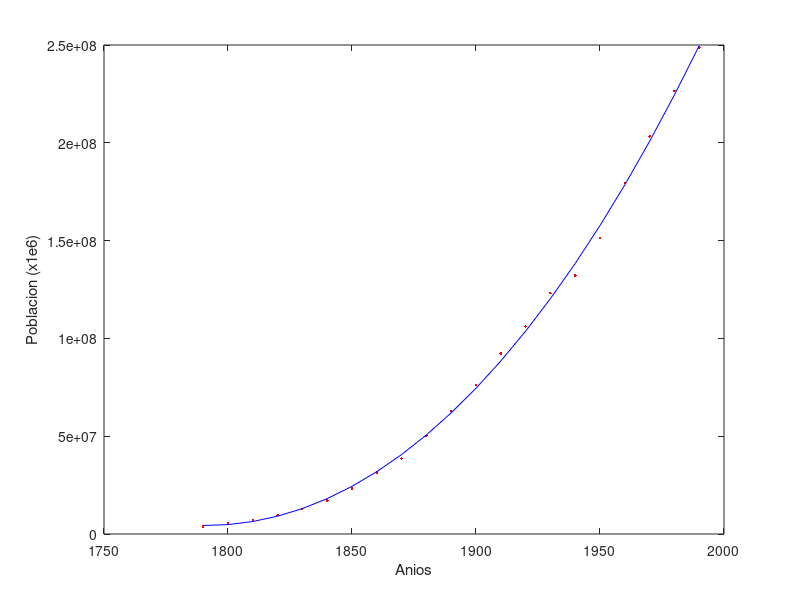
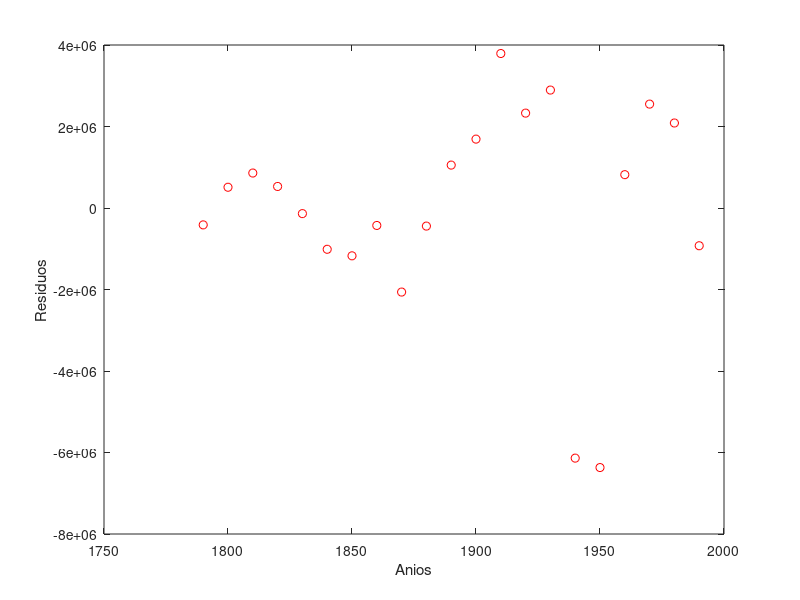

Source code (MATLAB) for these figures, in order: (Note: this script raises an error after producing the figures.)
function e_7c()
    x = [1790:10:1990];
    y = load('population.txt')';
    [p S mu] = polyfit(x, y, 3)
    yp = polyval(p, x, S, mu);

    plot(x, y, '.', 'Color', 'red');
    hold on;
    plot(x, yp, 'Color', 'blue');
    hold off;
    xlabel('Anios');
    ylabel('Poblacion (x1e6)');

    figure; plot(x, y-yp, 'o', 'Color', 'red');
    xlabel('Anios');
    ylabel('Residuos');

    b = bondad(y, yp);
    fprintf(1, 'El valor de la bondad es: %.7f\n', b);
end